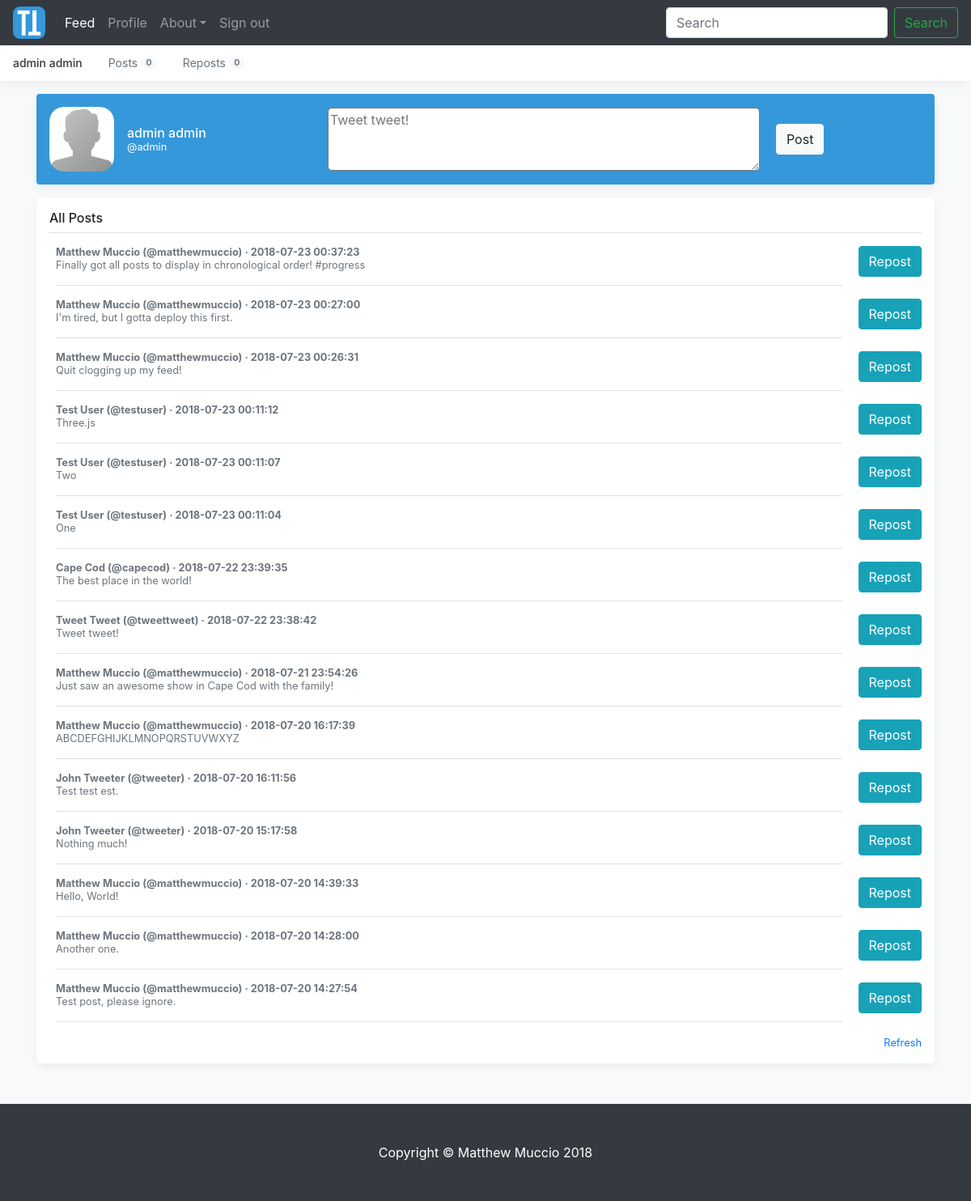
The app's page / (signed in) with its own data.
### tables this page shows
CREATE TABLE posts(
		id INTEGER PRIMARY KEY AUTOINCREMENT,
		author_username VARCHAR(20) NOT NULL,
		author_first_name VARCHAR(50) NOT NULL,
		author_last_name VARCHAR(50) NOT NULL,
		content VARCHAR(280) NOT NULL,
		post_time DATETIME NOT NULL,
		FOREIGN KEY(author_username) REFERENCES users(username),
		FOREIGN KEY(author_first_name) REFERENCES users(first_name),
		FOREIGN KEY(author_last_name) REFERENCES users(last_name)
	);

### run/core/controllers/main.py (the view, shortened to what this page needs)
@controller.route("/", methods=["GET", "POST"])
def show_main():
	if "username" in session:
		if request.method == "GET":
			return render_template("feed.html", \
									username=session["username"], \
									first_name=session["first_name"], \
									last_name=session["last_name"],
									num_posts=model.get_num_posts(session["username"]), \
									num_reposts=model.get_num_reposts(session["username"]), \
									posts=model.get_all_posts(), \
									reposts=model.get_reposts(session["username"]), \
									title="Feed")

### run/core/models/mapper.py (called while the page is built)
def get_num_posts(username):
	connection = sqlite3.connect("master.db", check_same_thread=False)
	cursor = connection.cursor()
	cursor.execute("SELECT num_posts FROM users WHERE username=?", (username,))
	try:
		result = cursor.fetchall()[0][0]
	except IndexError:
		result = None
	cursor.close()
	connection.close()
	return result

def get_num_reposts(username):
	connection = sqlite3.connect("master.db", check_same_thread=False)
	cursor = connection.cursor()
	cursor.execute("SELECT num_reposts FROM users WHERE username=?", (username,))
	try:
		result = cursor.fetchall()[0][0]
	except IndexError:
		result = None
	cursor.close()
	connection.close()
	return result

def get_all_posts():
	connection = sqlite3.connect("master.db", check_same_thread=False)
	cursor = connection.cursor()
	cursor.execute("SELECT id, author_username, author_first_name, author_last_name, content, post_time FROM posts ORDER BY post_time DESC")
	try:
		result = cursor.fetchall()
		posts = {}
		for r in result:
			posts[r[0]] = [r[1], r[2], r[3], r[4], r[5]]
		all_posts = collections.OrderedDict(sorted(posts.items(), reverse=True))
	except (TypeError, IndexError):
		return None
	cursor.close()
	connection.close()
	return all_posts

def get_reposts(username):
	connection = sqlite3.connect("master.db", check_same_thread=False)
	cursor = connection.cursor()
	cursor.execute("SELECT post_id FROM reposts WHERE reposter_username=?", (username,))
	try:
		post_ids = cursor.fetchall()
		post_ids_list = [i[0] for i in post_ids]
		reposts = {}
		for post_id in post_ids_list:
			reposts[post_id] = get_post(post_id)
		all_reposts = collections.OrderedDict(sorted(reposts.items(), reverse=True))
	except (TypeError, IndexError):
		return None
	cursor.close()
	connection.close()
	return all_reposts

### run/core/models/model.py (called while the page is built)
def get_num_posts(username):
	return mapper.get_num_posts(username)

def get_num_reposts(username):
	return mapper.get_num_reposts(username)

def get_reposts(username):
	return mapper.get_reposts(username)

def get_all_posts():
	return mapper.get_all_posts()

### run/core/templates/feed.html (shortened to what this page needs)
{% extends "base.html" %}
{% block content %}
    <main role="main" class="container">
        <div class="d-flex align-items-center p-3 my-3 text-white-50 bg-blue rounded box-shadow">
            <img class="mr-3" src="{{ url_for('static', filename='default-profile-pic.png') }}" alt="" width="80" height="80">
            <div class="lh-100">
                <h6 class="mb-0 text-white lh-100"><a href="{{ url_for('profile.show_profile') }}" class="no-link">{{ first_name }} {{ last_name }}</a></h6>
                <small class="mb-0 text-white lh-100">@<a href="{{ url_for('profile.show_profile') }}" class="no-link">{{ username }}</a></small>
            </div>
            <div class="justify-content-center">
                <form class="form-inline my-2 my-lg-0" style="padding-left: 150px;" id="textarea" method="POST">
                    <textarea name="content" id="post-textarea" style="-webkit-border-radius: 5px; -moz-border-radius: 5px; border-radius: 5px" cols="50" rows="3" placeholder="Tweet tweet!">{{ content }}</textarea>
                    <button name="post-button" value="Post" class="btn btn-light my-2 my-sm-0" style="margin-left: 20px;" type="submit">Post</button>
                </form>
            </div>
        </div>
        <div class="my-3 p-3 bg-white rounded box-shadow">
            <h6 class="border-bottom border-gray pb-2 mb-0">All Posts</h6>
            {% if posts %}
            {% for post_id, post_info in posts.items() %}
                <div class="media text-muted pt-3">
                    <p class="media-body pb-3 mb-0 small lh-125 border-bottom border-gray">
                    <strong class="d-block text-gray-dark">{{ post_info[1] }} {{ post_info[2] }} (@{{ post_info[0] }}) · {{ post_info[4] }}</strong>
                        {{ post_info[3] }}
                    </p>
                    {% if post_info[0] != username and post_id not in reposts %}
                    <form method="POST">
                        <button name="repost-button" value="Repost" class="btn btn-info my-2 my-sm-0" style="margin-left: 20px;" type="submit">Repost</button>
                    </form>
                    {% endif %}
                </div>
            {% endfor %}
            {% endif %}
            <small class="d-block text-right mt-3">
                <a href="">Refresh</a>
            </small>
        </div>
    </main>
{% endblock %}

### run/core/static/base-styles.css (style rules this page uses)
html, body { overflow-x: hidden; height: 100%; }
body { padding-top: 56px; }
.text-white-50 { color: rgba(255, 255, 255, .5); }
.border-bottom { border-bottom: 1px solid #e5e5e5; }
.box-shadow { box-shadow: 0 .25rem .75rem rgba(0, 0, 0, .05); }
.lh-100 { line-height: 1; }
.lh-125 { line-height: 1.25; }
.no-link { color: white; }
.bg-blue { background-color: #3498db; }

### records on screen
posts: author_first_name "Matthew", author_last_name "Muccio", author_username "matthewmuccio", post_time "2018-07-23 00:37:23", content "Finally got all posts to display in chronological order! #progress"
posts: author_first_name "Matthew", author_last_name "Muccio", author_username "matthewmuccio", post_time "2018-07-23 00:27:00", content "I'm tired, but I gotta deploy this first."
posts: author_first_name "Matthew", author_last_name "Muccio", author_username "matthewmuccio", post_time "2018-07-23 00:26:31", content "Quit clogging up my feed!"
posts: author_first_name "Test", author_last_name "User", author_username "testuser", post_time "2018-07-23 00:11:12", content "Three.js"
posts: author_first_name "Test", author_last_name "User", author_username "testuser", post_time "2018-07-23 00:11:07", content "Two"
posts: author_first_name "Test", author_last_name "User", author_username "testuser", post_time "2018-07-23 00:11:04", content "One"
posts: author_first_name "Cape", author_last_name "Cod", author_username "capecod", post_time "2018-07-22 23:39:35", content "The best place in the world!"
posts: author_first_name "Tweet", author_last_name "Tweet", author_username "tweettweet", post_time "2018-07-22 23:38:42", content "Tweet tweet!"
posts: author_first_name "Matthew", author_last_name "Muccio", author_username "matthewmuccio", post_time "2018-07-21 23:54:26", content "Just saw an awesome show in Cape Cod with the family!"
posts: author_first_name "Matthew", author_last_name "Muccio", author_username "matthewmuccio", post_time "2018-07-20 16:17:39", content "ABCDEFGHIJKLMNOPQRSTUVWXYZ"
posts: author_first_name "John", author_last_name "Tweeter", author_username "tweeter", post_time "2018-07-20 16:11:56", content "Test test est."
posts: author_first_name "John", author_last_name "Tweeter", author_username "tweeter", post_time "2018-07-20 15:17:58", content "Nothing much!"
posts: author_first_name "Matthew", author_last_name "Muccio", author_username "matthewmuccio", post_time "2018-07-20 14:39:33", content "Hello, World!"
posts: author_first_name "Matthew", author_last_name "Muccio", author_username "matthewmuccio", post_time "2018-07-20 14:28:00", content "Another one."
posts: author_first_name "Matthew", author_last_name "Muccio", author_username "matthewmuccio", post_time "2018-07-20 14:27:54", content "Test post, please ignore."

### other values on screen
{{ first_name }} "admin"
{{ last_name }} "admin"
{{ num_posts }} "0"
{{ num_reposts }} "0"
{{ username }} "admin"
